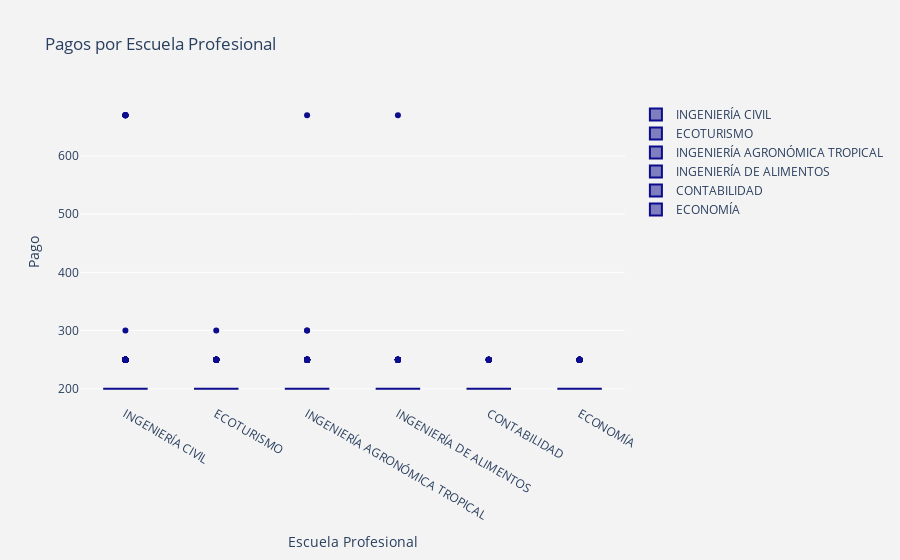

Write notebook code for a chart like this one.
### Code cell
import plotly.graph_objs as go
import plotly.offline as py

# Filtrar el DataFrame para los pagos entre 100 y 5000
data_filtered = Postulantes[(Postulantes['PAGO'] > 100) & (Postulantes['PAGO'] < 5000)]

# Lista de escuelas únicas
escuelas_unicas = data_filtered['ESCUELA'].unique()

# Crear una lista de trazas de cajas para cada escuela
data_traces = []
for escuela in escuelas_unicas:
    trace = go.Box(
        y=data_filtered[data_filtered['ESCUELA'] == escuela]['PAGO'],
        name=escuela,
        marker=dict(color='rgb(12, 12, 140)')
    )
    data_traces.append(trace)

layout = go.Layout(
    title='Pagos por Escuela Profesional',
    xaxis=dict(title='Escuela Profesional'),
    yaxis=dict(title='Pago'),
    paper_bgcolor='rgb(243, 243, 243)',
    plot_bgcolor='rgb(243, 243, 243)'
)

# Crear la figura y trazar el gráfico
fig = go.Figure(data=data_traces, layout=layout)
py.iplot(fig)

### Figure 1 — Plotly figure (JSON) as saved in the notebook; plotly's stock layout.template omitted (floating-point values rounded to 4 significant figures; data arrays with more than 128 entries replaced by an {"elided": "..."} marker saying what was removed)
{"data": [{"marker": {"color": "rgb(12, 12, 140)"}, "name": "INGENIERÍA CIVIL", "type": "box", "y": {"elided": "1573 int values"}}, {"marker": {"color": "rgb(12, 12, 140)"}, "name": "ECOTURISMO", "type": "box", "y": {"elided": "382 int values"}}, {"marker": {"color": "rgb(12, 12, 140)"}, "name": "INGENIERÍA AGRONÓMICA TROPICAL", "type": "box", "y": {"elided": "1222 int values"}}, {"marker": {"color": "rgb(12, 12, 140)"}, "name": "INGENIERÍA DE ALIMENTOS", "type": "box", "y": {"elided": "573 int values"}}, {"marker": {"color": "rgb(12, 12, 140)"}, "name": "CONTABILIDAD", "type": "box", "y": {"elided": "129 int values"}}, {"marker": {"color": "rgb(12, 12, 140)"}, "name": "ECONOMÍA", "type": "box", "y": {"elided": "207 int values"}}], "layout": {"paper_bgcolor": "rgb(243, 243, 243)", "plot_bgcolor": "rgb(243, 243, 243)", "title": {"text": "Pagos por Escuela Profesional"}, "xaxis": {"title": {"text": "Escuela Profesional"}}, "yaxis": {"title": {"text": "Pago"}}}}
